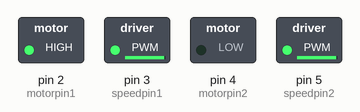
Recording of a sketch running on a simulated Arduino Uno, built with avr-gcc and run on an emulated ATmega328P. Parts: switched loads named in the sketch (green lamp = pin HIGH).

Above: at 0.1 s.
Timing chart, 0 to 1.6 s (numbered marks = the images above):
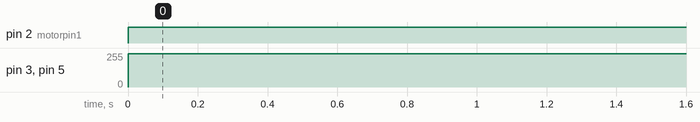

Measured:
- by itself, pin 2 (motorpin1): LOW → HIGH at 0.00 s
- by itself, pin 3 (speedpin1), pin 5 (speedpin2): 0/255 → 250/255 at 0.00 s

The sketch:

motors.ino
```cpp
int speed = 250;

int motorpin1 = 2 ;
int motorpin2 = 4 ;
int speedpin1 = 3 ;
int speedpin2 = 5 ;


void setup() {
  pinMode(motorpin1, OUTPUT);
  pinMode(motorpin2, OUTPUT);
  pinMode(speedpin1, OUTPUT);
  pinMode(speedpin2, OUTPUT);
  Serial.begin(9600);
}
void loop()
{

  forward();

}

void backward() {
  digitalWrite (motorpin1, LOW);
  digitalWrite (motorpin2, HIGH);
  analogWrite(speedpin1, speed);
  analogWrite(speedpin2, speed);
}

void forward() {
  digitalWrite (motorpin1, HIGH);
  digitalWrite (motorpin2, LOW);
  analogWrite(speedpin1, speed);
  analogWrite(speedpin2, speed);
}

void right() {
  digitalWrite (motorpin1, HIGH);
  digitalWrite (motorpin2, HIGH);
  analogWrite(speedpin1, speed);
  analogWrite(speedpin2, speed);
}

void left() {
  digitalWrite (motorpin1, LOW);
  digitalWrite (motorpin2, LOW);
  analogWrite(speedpin1, speed);
  analogWrite(speedpin2, speed);
}

void stop(){
  analogWrite(speedpin1, 0);
  analogWrite(speedpin2, 0);
}
```
